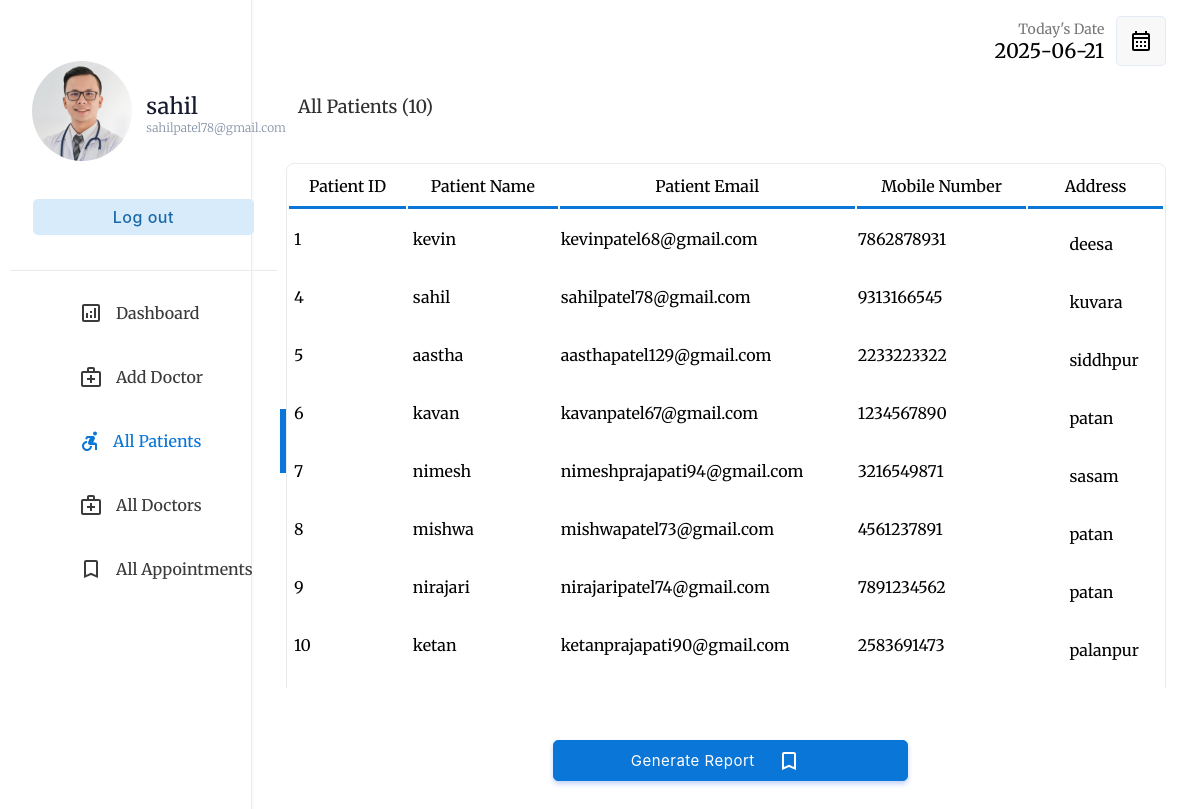
/php/admin/allpatients.php (signed in), run on the app's committed database.
### tables this page shows
CREATE TABLE IF NOT EXISTS `patient` (
  `PID` int NOT NULL AUTO_INCREMENT,
  `PPHOTO` longblob,
  `PNAME` varchar(35) NOT NULL,
  `PPASSWORD` varchar(20) NOT NULL,
  `PEMAIL` varchar(35) NOT NULL,
  `PGENDER` varchar(10) NOT NULL,
  `PNUMBER` varchar(10) NOT NULL,
  `PADDRESS` varchar(50) NOT NULL,
  `PBLOOD_GROUP` varchar(3) NOT NULL,
  `PDATE_OF_BIRTH` date NOT NULL,
  PRIMARY KEY (`PID`)
);

### php/admin/allpatients.php (the view, shortened to what this page needs)
<!DOCTYPE html>
<html lang="en">
<head>
    <link rel="stylesheet" type="text/css" href="../../css/admin/index.css">
</head>
<body>
    <?php
    if (isset($_SESSION["userid"])) {
        if (($_SESSION["userid"]) == "" or $_SESSION['usertype'] != 'ADMIN') {
            header("location: ../login.php");
        } else {
            $userid = $_SESSION["userid"];
        }
    } else {
        header("location: ../login.php");
    }
    include("../database_connection.php");
    $query = "SELECT * FROM admin WHERE AID='$userid'";
    $admin = $db->query($query);
    $admintb = $admin->fetch_assoc();
    $today = date('Y-m-d');
    ?>
    <div class="container">
        <div class="menu">
            <table class="menu-container" border="0">
                <tr>
                    <td style="padding:10px" colspan="2">
                        <table border="0" class="profile-container">
                            <tr>
                                <td width="30%" style="padding-left:20px">
                                    <a href="photo.php"> <img src='../../assets/images/aimage/<?php echo $admintb['APHOTO']; ?>' width='100' style="border-radius:50%"></a>
                                </td>
                                <td style="padding:0px;margin:0px;">
                                    <p class="profile-title"><?php echo $admintb['ANAME']; ?></p>
                                    <p class="profile-subtitle" style="font-size: 12px;"><?php echo $admintb['AEMAIL'] ?></p>
                                </td>
                            </tr>
                            <tr>
                                <td colspan="2">
                                    <a href="../logout.php"><input type="button" value="Log out" class="logout-btn btn-primary-soft btn"></a>
                                </td>
                            </tr>
                        </table>
                    </td>
                </tr>
                <tr class="menu-row">
                    <td class="menu-btn menu-icon-dashbord ">
                        <a href="index.php" class="non-style-link-menu">
                            <div>
                                <p class="menu-text">Dashboard</p>
                        </a>
        </div></a>
        <tr class="menu-row">
            <td class="menu-btn menu-icon-doctor">
                <a href="adddoctor.php" class="non-style-link-menu ">
                    <div>
                        <p class="menu-text"> Add Doctor</p>
                </a>
    </div>
    <tr class="menu-row">
        <td class="menu-btn menu-icon-patient menu-active menu-icon-patient-active">
            <a href="allpatients.php" class="non-style-link-menu non-style-link-menu-active">
                <div>
                    <p class="menu-text">All Patients</p>
                </div>
            </a>
        </td>
    </tr>
    <tr class="menu-row">
        <td class="menu-btn menu-icon-doctor">
            <a href="alldoctors.php" class="non-style-link-menu">
                <div>
                    <p class="menu-text">All Doctors</p>
            </a></div>
        </td>
    </tr>
    <tr class="menu-row">
        <td class="menu-btn menu-icon-appoinment">
            <a href="allappointments.php" class="non-style-link-menu">
                <div>
                    <p class="menu-text">All Appointments</p>
            </a></div>
        </td>
    </tr>
    <div class="dash-body" style="margin-top: 15px">
        <table border="0" width="100%" style=" border-spacing: 0;margin:0;padding:0;">
            <tr>
                <td width="25%">
                </td>
                <td>
                </td>
                <td width="15%">
                    <p style="font-size: 14px;color: rgb(119, 119, 119);padding: 0;margin: 0;text-align: right;">
                        Today's Date
                    </p>
                    <p class="heading-sub12" style="padding: 0;margin: 0;">
                        <?php
                        echo $today;
                        ?>
                    </p>
                </td>
                <td width="10%">
                    <button class="btn-label" style="display: flex;justify-content: center;align-items: center;"><img src="../../assets/img/calendar.svg" width="100%"></button>
                </td>
            </tr>
            <?php
            $patientquery = "SELECT * FROM patient order by PID";
            $patienttb = $db->query($patientquery);
            $patientno = $patienttb->num_rows;
            ?>
            <tr>
                <td colspan="4" style="padding-top:10px;">
                    <p class="heading-main12" style="margin-left: 45px;font-size:18px;color:rgb(49, 49, 49)"> All Patients (<?php echo $patientno; ?>)</p>
                </td>
            </tr>
            <tr>
                <td colspan="4">
                    <center>
                        <div class="abc scroll">
                            <table width="93%" class="sub-table scrolldown" border="0" style="margin-top: 25px;">
                                <thead>
                                    <tr>
                                        <th class="table-headin">
                                            Patient ID
                                        </th>
                                        <th class="table-headin">
                                            Patient Name
                                        </th>
                                        <th class="table-headin">
                                            Patient Email
                                        </th>
                                        <th class="table-headin">
                                            Mobile Number
                                        </th>
                                        <th class="table-headin">
                                            Address
                                        </th>
                                    </tr>
                                </thead>
                                <tbody>
                                    <?php
                                    if ($patienttb->num_rows == 0) {
                                        echo '<tr>
                                    <td colspan="5">
                                    <br><br><br><br>
                                    <center>
                                    <img src="../../assets/img/notfound.svg" width="25%">
                                    <br>
                                    <p class="heading-main12" style="margin-left: 45px;font-size:20px;color:rgb(49, 49, 49)">We  couldnt find anything related to your keywords !</p>
                                    <a class="non-style-link" href="allpatients.php"><button  class="login-btn btn-primary-soft btn"  style="display: flex;justify-content: center;align-items: center;margin-left:20px;">&nbsp; Show all Patients &nbsp;</font></button>
                                    </a>
                                    </center>
                                    <br><br><br><br>
                                    </td>
                                    </tr>';
                                    } else {
                                        while ($patientttb = $patienttb->fetch_assoc()) {
                                            $id = $patientttb["PID"];
                                            $name = $patientttb["PNAME"];
                                            $email = $patientttb["PEMAIL"];
                                            $address = $patientttb["PADDRESS"];
                                            $number = $patientttb['PNUMBER'];
                                            echo '<tr>
                                            <td> &nbsp;' .
                                                $id
                                                . '</td>
                                        <td> &nbsp;' .
                                                $name
                                                . '</td>
                                        <td>
                                        ' . $email . '
                                        </td>
                                        <td>
                                            ' . $number . '
                                        </td>
                                        <td>
                                        <div style="padding-left: 40px;padding-top: 12px;padding-bottom: 12px;margin-top: 10px;">
                                        ' . $address . '
                                        </div>
                                        </td>
                                    </tr>';
                                        }
                                    }
                                    ?>
                                </tbody>
                            </table>
            <tr>
                <form method="POST" action="generate_patient_pdf.php">
                    <td colspan="2"><input type="Submit" class="login-btn btn-primary btn btn-book" style="margin-left:300px; margin-top:50px;  padding-left: 25px;padding-right: 100px;padding-top: 10px;padding-bottom: 10px;width:50%;text-align: center;" value="Generate Report" name="generatereport">
                    </td>
                </form>
            </tr>
    </div>
    </center>
    </td>
    </tr>
    </table>
    </div>
</body>
</html>

### css/admin/index.css (style rules this page uses)
:root { --primarycolor: #0A76D8; --primarycolorhover: #006dd3; --btnice:#D8EBFA; --btnnicetext:#1b62b3; }
body { font-family: "Merriweather", sans-serif; background-repeat: no-repeat; background-attachment: fixed; background-size: cover; height: 100%; }
html, body { height: 100%; margin: 0; }
a { color: #1977cc; text-decoration: none; }
.btn { cursor: pointer; padding: 8px 20px; outline: none; text-decoration: none; font-size: 15px; letter-spacing: 0.5px; transition: all 0.3s; border-radius: 5px; font-family: 'Inter', sans-serif; }
.btn-primary { background-color: var(--primarycolor) ; border: 1px solid var(--primarycolor) ; color: #fff ; box-shadow: 0 3px 5px 0 rgba(57,108,240,0.3); }
.btn-primary-soft { background-color: #D8EBFA ; color: #1969AA; font-weight: 500; font-size: 16px; border: none; }
.btn-label { margin-left: 10px; padding: 12px 12px; outline: none; text-decoration: none; font-size: 15px; letter-spacing: 0.5px; transition: all 0.3s; border-radius: 5px; background-color: #f0f0f073; border: 1px solid rgba(57,108,240,0.1) ; font-family: 'Inter', sans-serif; }
.sub-table { border: 1px solid #ebebeb; border-radius: 8px; }
.table-headin { font-size: 16px; font-weight: 500; padding: 10px; border-bottom: 3px solid var(--primarycolor); }
.abc { width: 100%; height: 550px; overflow: auto; }
.menu-btn { padding:6px; color: #3b3b3b; background-position: 30% 50%; background-repeat: no-repeat; transition: 0.5s; }
.menu-text { padding-left: 40%; font-weight: 500; font-size: 16px; }
.menu-active { color: var(--primarycolor); border-right: 7px solid var(--primarycolor); background-color: var(); }
.non-style-link-menu:link, .non-style-link-menu:visited, .non-style-link-menu:active { text-decoration: none; color: #3b3b3b; }
.non-style-link-menu-active:link, .non-style-link-menu-active:visited, .non-style-link-menu-active:active { text-decoration: none; color: var(--primarycolor); }
.menu-icon-dashbord { background-image: url('../../assets/img/icons/dashboard.svg'); }
.menu-icon-doctor { background-image: url('../../assets/img/icons/doctors.svg'); }
.menu-icon-appoinment { background-image: url('../../assets/img/icons/book.svg'); }
.menu-icon-patient { background-image: url('../../assets/img/icons/patients.svg'); }
.menu-icon-patient:hover,.menu-icon-patient-active { color: var(--primarycolor); background-image: url('../../assets/img/icons/patients-hover.svg'); }
.btn-book { background-image: url('../../assets/img/icons/book-balck.svg'); background-position: 68% 50%; background-repeat: no-repeat; transition: 0.5s; }
.container { display: flex; flex-wrap: wrap; height: 100vh; }
.menu { border-right: 1.5px solid rgb(235, 235, 235); width: 21%; height: 100vh; box-shadow: 0 0px 0px 2px rgba(240, 240, 240, 0.3); }
.dash-body { width: 79%; height: 100vh; }
.menu-container { width: 100%; border-spacing: 0; }
.profile-title { font-weight: 500; color: #161c2d; font-size: 22px; margin: 0; text-align: left; padding-left: 8%; }
.profile-subtitle { font-weight: 300; color: #8492a6; font-size: 15px; margin: 0; text-align: left; padding-left: 8%; }
.logout-btn { margin-top: 30px; width: 85%; }
.profile-container { border-bottom: 1.5px solid rgb(235, 235, 235); padding-top: 18%; padding-bottom: 12%; text-align: center; }
.heading-main12 { font-weight: 500; font-size: 25px; }
.heading-sub12 { font-weight: 500; font-size: 20px; text-align: right; }

### data on the page
patient: PID "1", PNAME "kevin", PEMAIL "kevinpatel68@gmail.com", PNUMBER "7862878931", PADDRESS "deesa"
patient: PID "4", PNAME "sahil", PEMAIL "sahilpatel78@gmail.com", PNUMBER "9313166545", PADDRESS "kuvara"
patient: PID "5", PNAME "aastha", PEMAIL "aasthapatel129@gmail.com", PNUMBER "2233223322", PADDRESS "siddhpur"
patient: PID "6", PNAME "kavan", PEMAIL "kavanpatel67@gmail.com", PNUMBER "1234567890", PADDRESS "patan"
patient: PID "7", PNAME "nimesh", PEMAIL "nimeshprajapati94@gmail.com", PNUMBER "3216549871", PADDRESS "sasam"
patient: PID "8", PNAME "mishwa", PEMAIL "mishwapatel73@gmail.com", PNUMBER "4561237891", PADDRESS "patan"
patient: PID "9", PNAME "nirajari", PEMAIL "nirajaripatel74@gmail.com", PNUMBER "7891234562", PADDRESS "patan"
patient: PID "10", PNAME "ketan", PEMAIL "ketanprajapati90@gmail.com", PNUMBER "2583691473", PADDRESS "palanpur"

### other printed values
$admintb['ANAME'] "sahil"
$admintb['AEMAIL'] "sahilpatel78@gmail.com"
$patientno "10"
